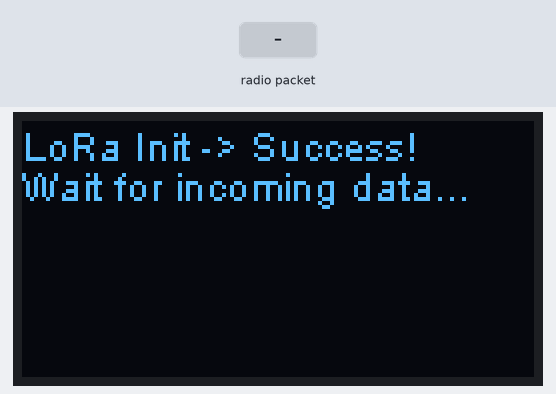
Recording of a sketch running on a simulated ESP32. On the bench: 128×64 one-colour display. The inputs (shaded band) are chosen by the test bench.

Above: at 2.5 s.
2.6 s: radio packet "1" arrives
At 3.7 s:
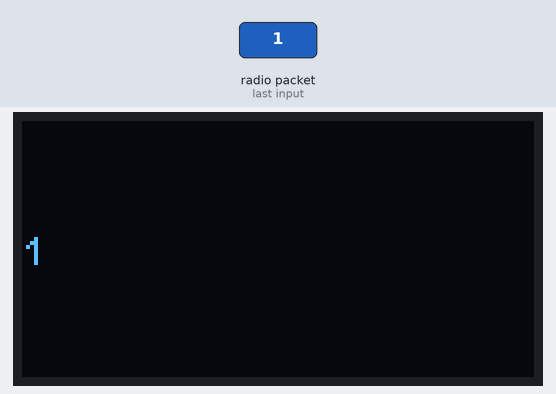
4.1 s: radio packet "0" arrives
At 4.9 s:
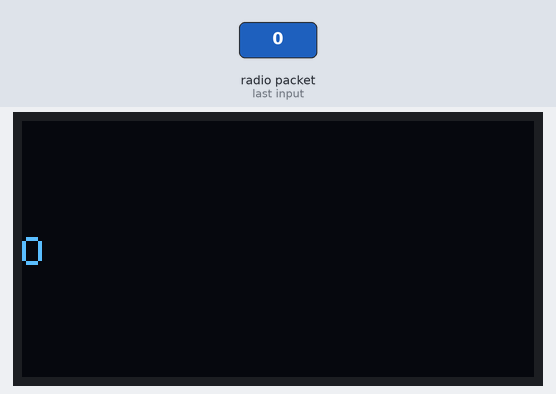
5.6 s: radio packet "2" arrives
Timing chart, 0 to 8.6 s (numbered marks = the images above; inputs shaded):
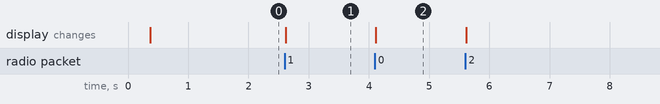

Measured:
- after the input at 2.6 s, the display: changes at once (image 1)
- after the input at 4.1 s, the display: changes at once (image 2)

The sketch:

LoRaReceiver_Example.ino
```cpp
/*
 * This is a simple example show the Heltec.LoRa recived data in OLED.
 */
#include "heltec.h"

#define BAND    915E6  //you can set band here directly,e.g. 868E6,915E6
String rssi = "RSSI --";
String packSize = "--";
String packet ;

void callback(int packetSize)
{
  packet ="";
  packSize = String(packetSize,DEC);
  for (int i = 0; i < packetSize; i++)
  {
    packet += (char) LoRa.read();
  }
  Heltec.display->clear();
  Heltec.display->setTextAlignment(TEXT_ALIGN_LEFT);
  Heltec.display->setFont(ArialMT_Plain_10);
  Heltec.display->drawStringMaxWidth(0 , 26 , 128, packet);
  Heltec.display->display();

}

void setup()
{
   //WIFI Kit series V1 not support Vext control
  Heltec.begin(true /*DisplayEnable Enable*/, true /*Heltec.Heltec.Heltec.LoRa Disable*/, true /*Serial Enable*/, true /*PABOOST Enable*/, BAND /*long BAND*/);

  Heltec.display->init();
  // Heltec.display->flipScreenVertically();
  Heltec.display->setFont(ArialMT_Plain_10);
  Heltec.display->clear();
  Heltec.display->drawString(0, 0, "LoRa Init -> Success!");
  Heltec.display->drawString(0, 10, "Wait for incoming data...");
  Heltec.display->display();
  delay(1000);

  LoRa.receive();
}

void loop()
{
  int packetSize = LoRa.parsePacket();
  if (packetSize)
  {
    callback(packetSize);
  }
  delay(10);
}
```
